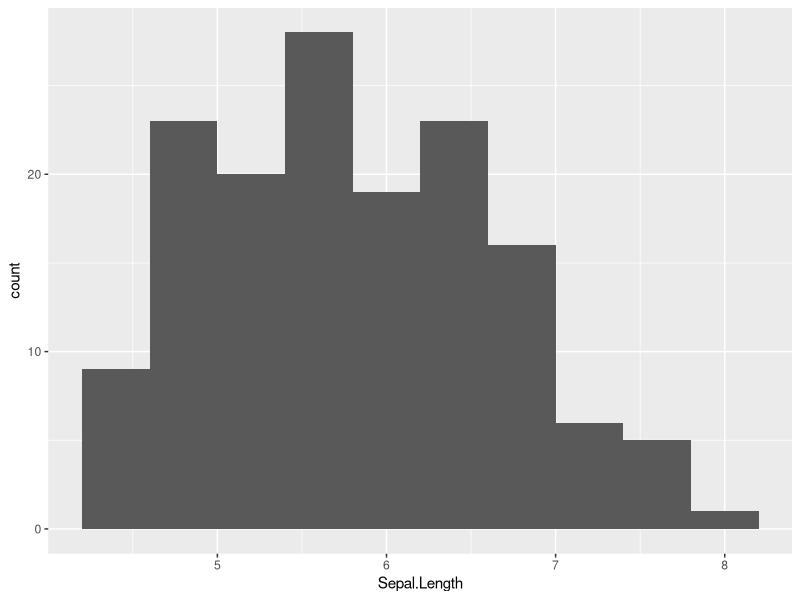
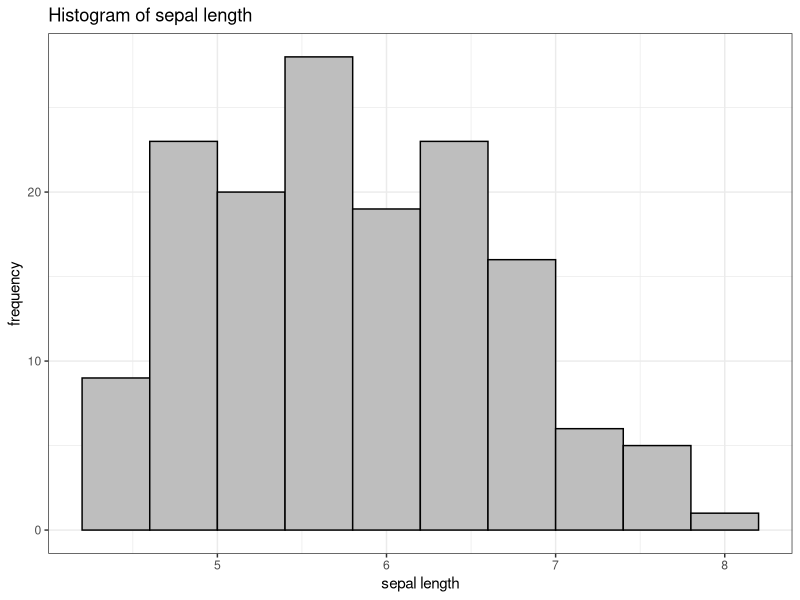
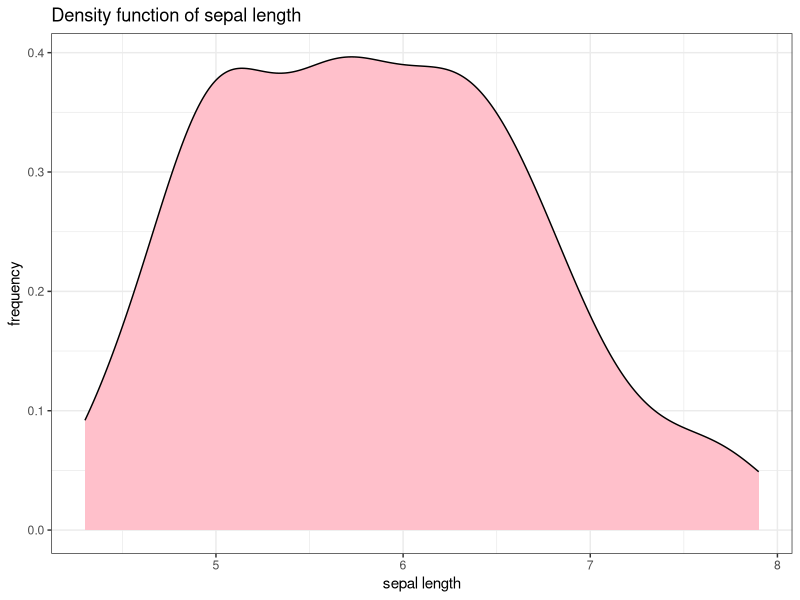
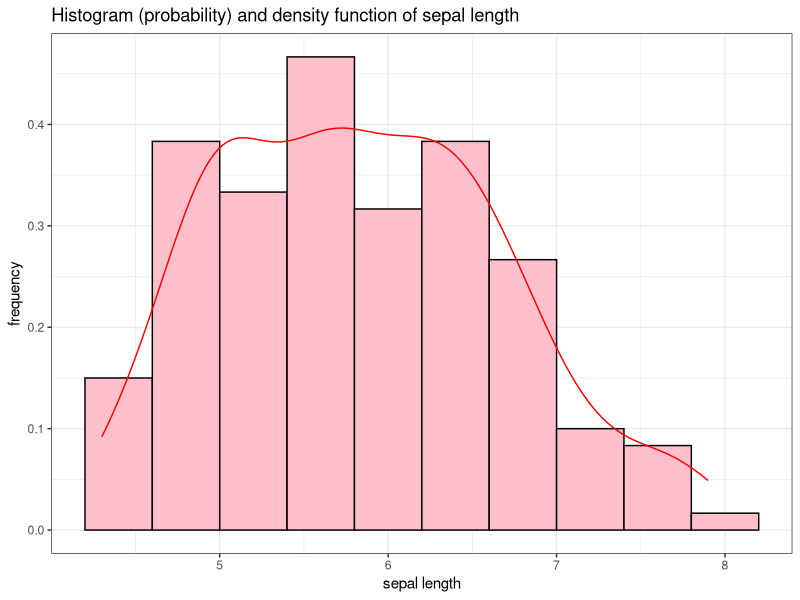
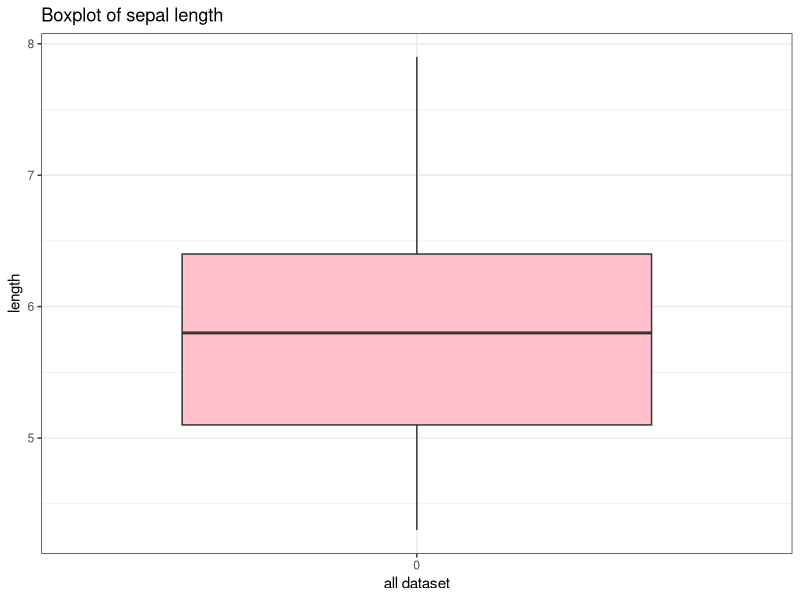
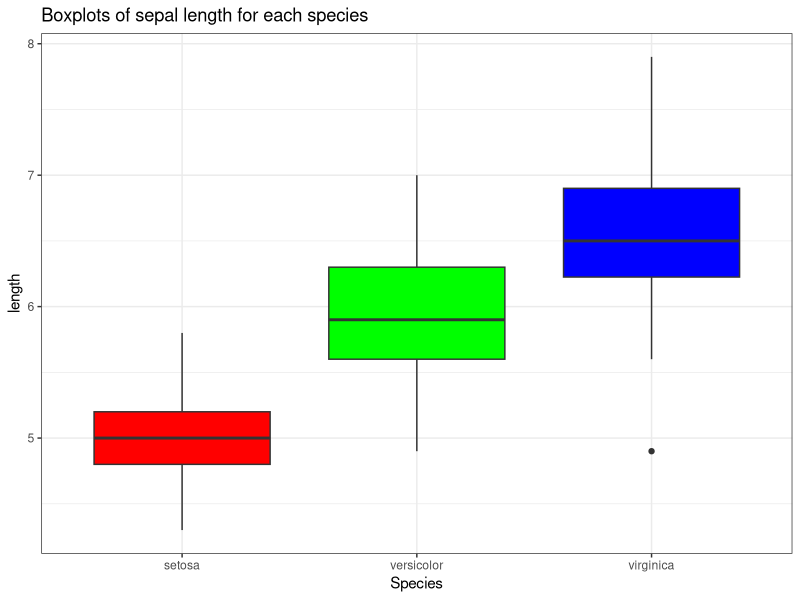
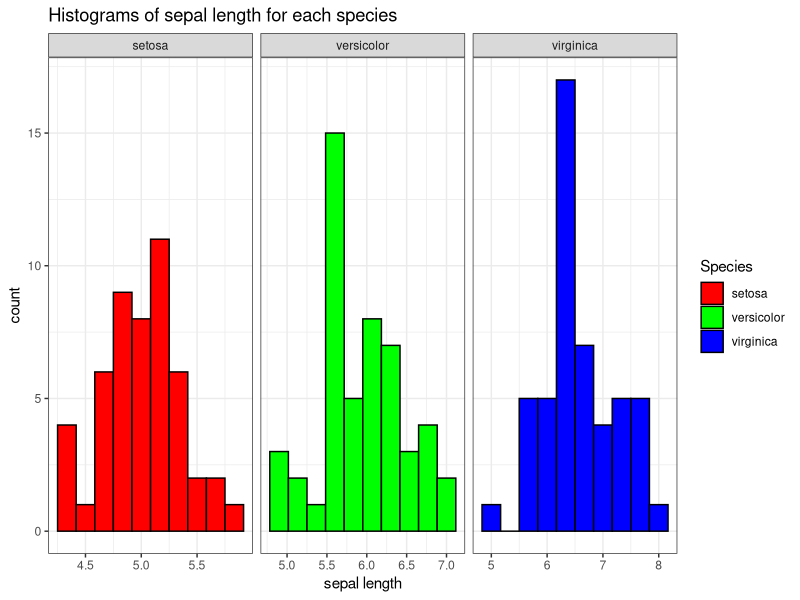
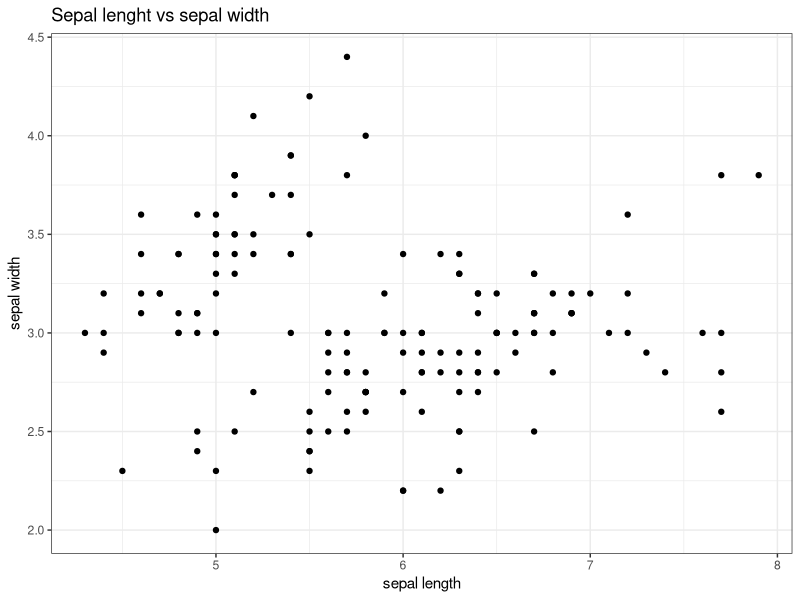

Write R code to recreate these figures, in order.
## ---- chunk 1
knitr::opts_chunk$set(echo = TRUE)
## ---- chunk 2
data(iris)
str(iris)
## ---- chunk 3
library(dplyr)
library(ggplot2)
## ---- chunk 4
ggplot(iris, aes(Sepal.Length)) + geom_histogram(bins=10)
## ---- chunk 5
ggplot(iris, aes(Sepal.Length)) + geom_histogram(bins=10, fill="grey", col="black") + labs(title="Histogram of sepal length") + xlab("sepal length") + ylab("frequency") + theme_bw()
## ---- chunk 6
ggplot(iris, aes(Sepal.Length)) + geom_density(fill="pink", col="black") + labs(title="Density function of sepal length") + xlab("sepal length") + ylab("frequency") + theme_bw()
## ---- chunk 7
ggplot(iris, aes(Sepal.Length)) + geom_histogram(aes(y=..density..), bins=10, fill="pink", col="black") + geom_density(col="red") + labs(title="Histogram (probability) and density function of sepal length") + xlab("sepal length") + ylab("frequency") + theme_bw()
## ---- chunk 8
ggplot(iris, aes(factor(0), Sepal.Length)) + geom_boxplot(fill="pink")  + labs(title="Boxplot of sepal length") + xlab("all dataset") + ylab("length") + theme_bw()
## ---- chunk 9
summary(iris$Sepal.Length)
## ---- chunk 10
levels(iris$Species)
## ---- chunk 11
ggplot(iris, aes(Species, Sepal.Length)) + geom_boxplot(fill=c("red", "green", "blue")) + labs(title="Boxplots of sepal length for each species") + ylab("length") + theme_bw()
## ---- chunk 12
ggplot(iris, aes(Sepal.Length, fill=Species)) + geom_histogram(bins=10, col="black") + facet_grid(. ~ Species, scales = "free") + scale_fill_manual(values = c("red", "green", "blue")) + xlab("sepal length") + ylab("count") + labs(title="Histograms of sepal length for each species") + theme_bw()
## ---- chunk 13
ggplot(iris, aes(Sepal.Length, Sepal.Width)) + geom_point() + xlab("sepal length") + ylab("sepal width") + labs(title = "Sepal lenght vs sepal width") + theme_bw()
## ---- chunk 14
ggplot(iris, aes(Sepal.Length, Sepal.Width)) + geom_point() + xlab("sepal length") + ylab("sepal width") + labs(title = "Sepal lenght vs sepal width") + geom_smooth(method = "lm") + theme_bw()
## ---- chunk 15
ggplot(iris, aes(Sepal.Length, Sepal.Width, color=Species)) + geom_point() + xlab("sepal length") + ylab("sepal width") + labs(title = "Sepal lenght vs sepal width by species") + geom_smooth(method = "lm") + scale_fill_manual(values = c("red", "green", "blue")) + theme_bw()
## ---- chunk 16
ggplot(iris, aes(Sepal.Length, Sepal.Width, color=Species)) + geom_point() + xlab("sepal length") + ylab("sepal width") + labs(title = "Sepal lenght vs sepal width by species") + geom_smooth(method = "lm") + facet_grid(. ~ Species) + scale_fill_manual(values = c("red", "green", "blue")) + theme_bw()
## ---- chunk 17
library(GGally)
iris %>% ggpairs(mapping = ggplot2::aes(color=Species)) + theme_bw()
